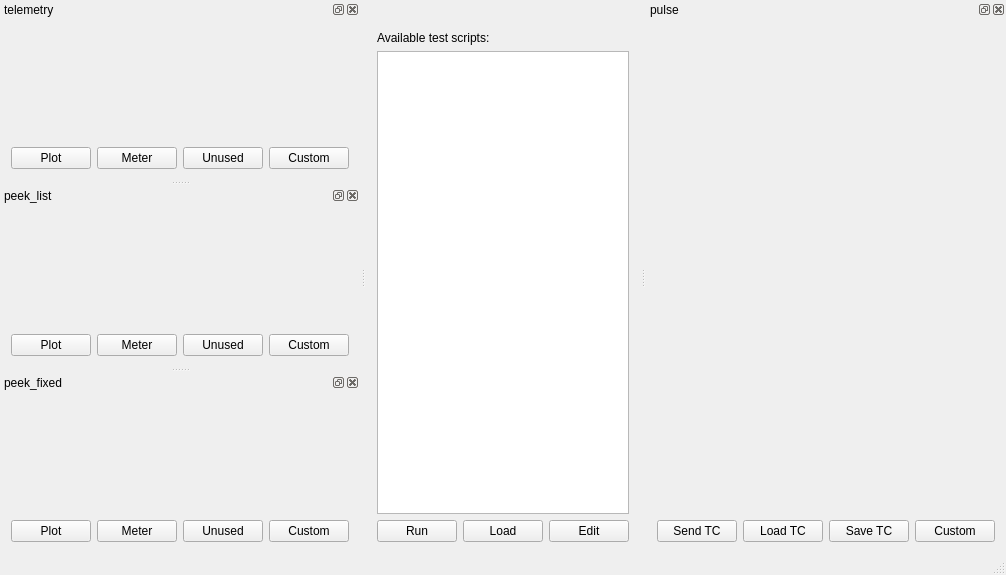
<?xml version="1.0" encoding="UTF-8"?>
<ui version="4.0">
 <class>MainWindow</class>
 <widget class="TasteMainWindow" name="MainWindow">
  <property name="geometry">
   <rect>
    <x>0</x>
    <y>0</y>
    <width>710</width>
    <height>575</height>
   </rect>
  </property>
  <property name="windowTitle">
   <string>orchestrator</string>
  </property>
  <property name="tabShape">
   <enum>QTabWidget::Rounded</enum>
  </property>
  <property name="dockOptions">
   <set>QMainWindow::AllowNestedDocks|QMainWindow::AllowTabbedDocks|QMainWindow::AnimatedDocks</set>
  </property>
  <widget class="QWidget" name="centralWidget">
  <layout class="QVBoxLayout" name="verticalLayout">
     <item>
      <widget class="QLabel" name="tasteLogo" native="true">
       <property name="pixmap">
        <pixmap>tasteLogo_white.png</pixmap>
       </property>
      </widget>
     </item>
     <item>
      <widget class="QLabel" name="instructions" native="true">
       <property name="text">
        <string>Available test scripts:</string>
       </property>
      </widget>
     </item>
     <item>
      <widget class="QListWidget" name="msc" native="true"/>
     </item>
     <item>
      <layout class="QHBoxLayout" name="horizontalLayout">
       <item>
        <widget class="QPushButton" name="runMSC">
         <property name="text">
          <string>Run</string>
         </property>
        </widget>
       </item>
       <item>
        <widget class="QPushButton" name="loadMSC">
         <property name="text">
          <string>Load</string>
         </property>
        </widget>
       </item>
       <item>
        <widget class="QPushButton" name="editMSC">
         <property name="text">
          <string>Edit</string>
         </property>
        </widget>
       </item>
      </layout>
     </item>
    </layout>
   </widget>
   <widget class="QStatusBar" name="statusBar"/>
  <widget class="QDockWidget" name="tc_0">
   <property name="allowedAreas">
    <set>Qt::RightDockWidgetArea</set>
   </property>
   <property name="windowTitle">
    <string>pulse</string>
   </property>
   <attribute name="dockWidgetArea">
    <number>2</number>
   </attribute>
   <widget class="QWidget" name="dockWidgetContents">
    <layout class="QVBoxLayout" name="verticalLayout">
     <item>
      <widget class="asn1Editor" name="pulse" native="true"/>
     </item>
     <item>
      <layout class="QHBoxLayout" name="horizontalLayout">
       <item>
        <widget class="QPushButton" name="sendButton">
         <property name="text">
          <string>Send TC</string>
         </property>
        </widget>
       </item>
       <item>
        <widget class="QPushButton" name="loadButton">
         <property name="text">
          <string>Load TC</string>
         </property>
        </widget>
       </item>
       <item>
        <widget class="QPushButton" name="saveButton">
         <property name="text">
          <string>Save TC</string>
         </property>
        </widget>
       </item>
       <item>
        <widget class="QPushButton" name="customCombo">
         <property name="text">
          <string>Custom</string>
         </property>
        </widget>
       </item>
      </layout>
     </item>
    </layout>
   </widget>
  </widget>
  <widget class="QDockWidget" name="tm_1">
   <property name="allowedAreas">
    <set>Qt::RightDockWidgetArea</set>
   </property>
   <property name="windowTitle">
    <string>telemetry</string>
   </property>
   <attribute name="dockWidgetArea">
    <number>1</number>
   </attribute>
   <widget class="QWidget" name="dockWidgetContents">
    <layout class="QVBoxLayout" name="verticalLayout">
     <item>
      <widget class="asn1Viewer" name="telemetry" native="true"/>
     </item>
     <item>
      <layout class="QHBoxLayout" name="horizontalLayout">
       <item>
        <widget class="QPushButton" name="plotButton">
         <property name="text">
          <string>Plot</string>
         </property>
        </widget>
       </item>
       <item>
        <widget class="QPushButton" name="meterButton">
         <property name="text">
          <string>Meter</string>
         </property>
        </widget>
       </item>
       <item>
        <widget class="QPushButton" name="unusedButton">
         <property name="text">
          <string>Unused</string>
         </property>
        </widget>
       </item>
       <item>
        <widget class="QPushButton" name="customCombo">
         <property name="text">
          <string>Custom</string>
         </property>
        </widget>
       </item>
      </layout>
     </item>
    </layout>
   </widget>
  </widget>
  <widget class="QDockWidget" name="tm_2">
   <property name="allowedAreas">
    <set>Qt::RightDockWidgetArea</set>
   </property>
   <property name="windowTitle">
    <string>peek_list</string>
   </property>
   <attribute name="dockWidgetArea">
    <number>1</number>
   </attribute>
   <widget class="QWidget" name="dockWidgetContents">
    <layout class="QVBoxLayout" name="verticalLayout">
     <item>
      <widget class="asn1Viewer" name="peek_list" native="true"/>
     </item>
     <item>
      <layout class="QHBoxLayout" name="horizontalLayout">
       <item>
        <widget class="QPushButton" name="plotButton">
         <property name="text">
          <string>Plot</string>
         </property>
        </widget>
       </item>
       <item>
        <widget class="QPushButton" name="meterButton">
         <property name="text">
          <string>Meter</string>
         </property>
        </widget>
       </item>
       <item>
        <widget class="QPushButton" name="unusedButton">
         <property name="text">
          <string>Unused</string>
         </property>
        </widget>
       </item>
       <item>
        <widget class="QPushButton" name="customCombo">
         <property name="text">
          <string>Custom</string>
         </property>
        </widget>
       </item>
      </layout>
     </item>
    </layout>
   </widget>
  </widget>
  <widget class="QDockWidget" name="tm_3">
   <property name="allowedAreas">
    <set>Qt::RightDockWidgetArea</set>
   </property>
   <property name="windowTitle">
    <string>peek_fixed</string>
   </property>
   <attribute name="dockWidgetArea">
    <number>1</number>
   </attribute>
   <widget class="QWidget" name="dockWidgetContents">
    <layout class="QVBoxLayout" name="verticalLayout">
     <item>
      <widget class="asn1Viewer" name="peek_fixed" native="true"/>
     </item>
     <item>
      <layout class="QHBoxLayout" name="horizontalLayout">
       <item>
        <widget class="QPushButton" name="plotButton">
         <property name="text">
          <string>Plot</string>
         </property>
        </widget>
       </item>
       <item>
        <widget class="QPushButton" name="meterButton">
         <property name="text">
          <string>Meter</string>
         </property>
        </widget>
       </item>
       <item>
        <widget class="QPushButton" name="unusedButton">
         <property name="text">
          <string>Unused</string>
         </property>
        </widget>
       </item>
       <item>
        <widget class="QPushButton" name="customCombo">
         <property name="text">
          <string>Custom</string>
         </property>
        </widget>
       </item>
      </layout>
     </item>
    </layout>
   </widget>
  </widget>
 </widget>
 <layoutdefault spacing="6" margin="11"/>
 <customwidgets>
     <customwidget>
          <class>asn1Editor</class>
          <extends>QWidget</extends>
          <header>asn1_value_editor</header>
     </customwidget>
     <customwidget>
          <class>asn1Viewer</class>
          <extends>QWidget</extends>
          <header>asn1_value_editor</header>
     </customwidget>
     <customwidget>
          <class>TasteMainWindow</class>
          <extends>QMainWindow</extends>
          <header>TasteMainWindow</header>
     </customwidget>
 </customwidgets>
 <resources/>
 <connections/>
</ui>
